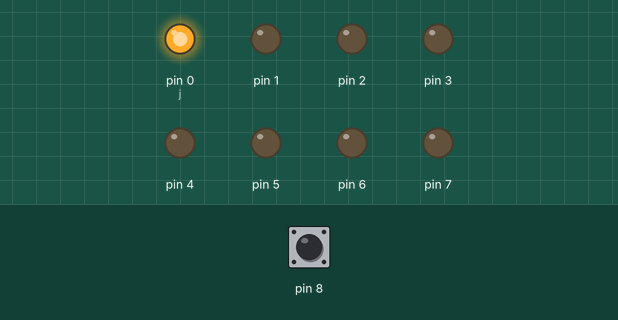
The sketch below on a simulated Arduino Uno, built with avr-gcc and run on an emulated ATmega328P. Parts: output pins drawn as LEDs (lit = HIGH). The test bench sets the inputs (shaded band); at power-on: pin 8 HIGH.

Above: at 1.2 s.
1.3 s: pin 8 pulled LOW for 0.15 s
At 4.3 s:
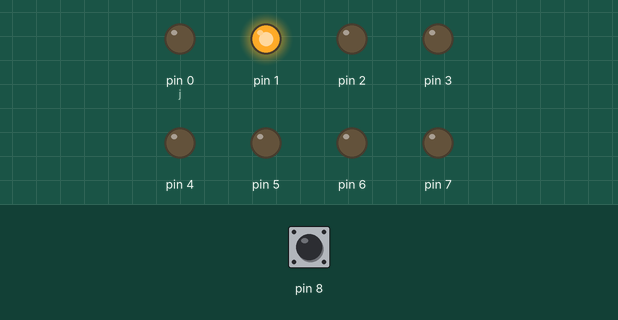
4.4 s: pin 8 pulled LOW for 1 s
At 7.8 s:
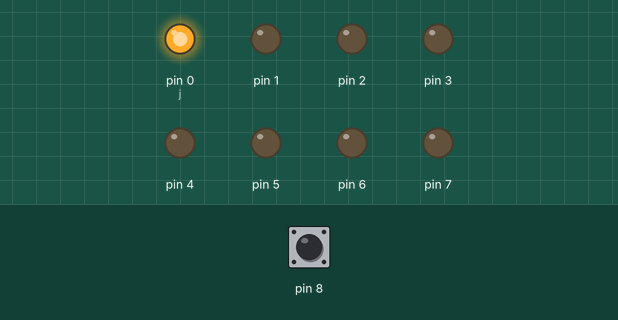
8.4 s: pin 8 pulled LOW for 3.2 s
At 13.8 s:
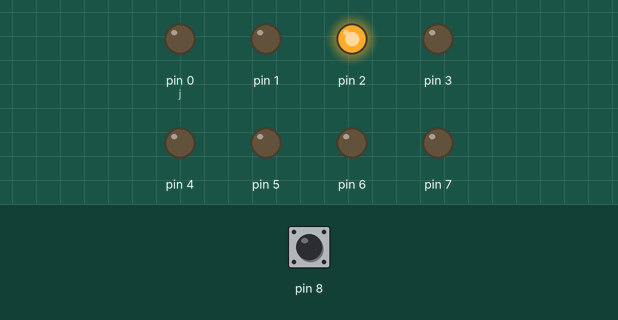
14.6 s: pin 8 pulled LOW for 0.15 s
At 17.4 s:
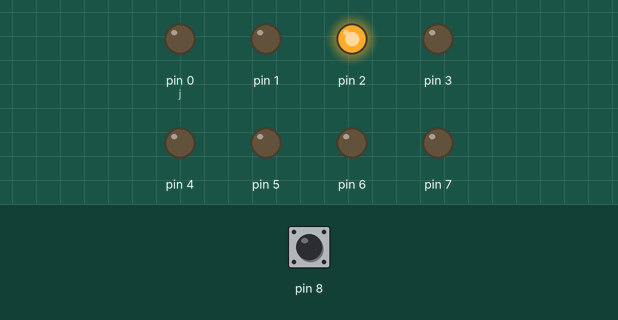
17.6 s: pin 8 pulled LOW for 0.15 s
At 18.8 s:
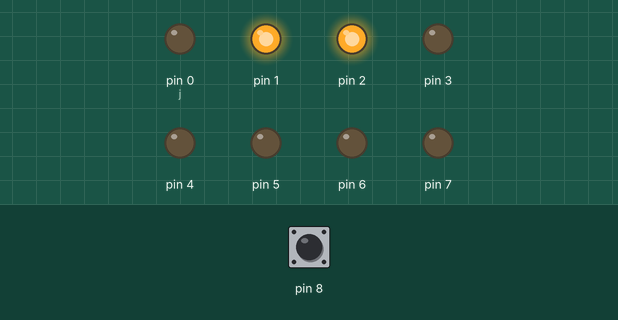
20.7 s: pin 8 pulsed LOW 5 times (0.12 s each, 0.3 s apart)
At 22.8 s:
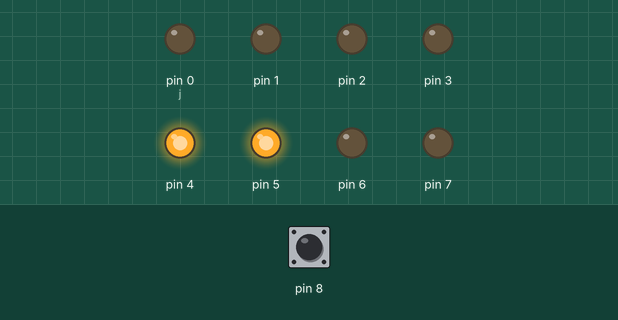
Timing chart, 0 to 34.5 s (numbered marks = the images above; inputs shaded):
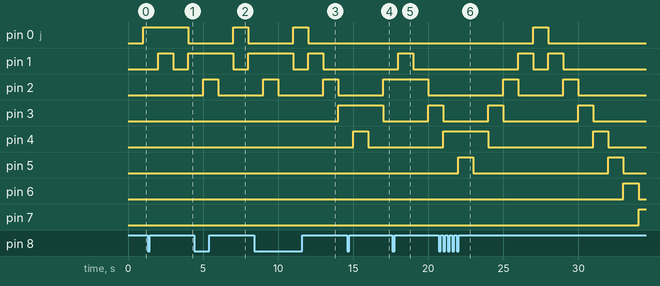

The sketch:

Kod2.ino
```cpp
#include <D:\Dysk_moje_Kuba\Arduino\arduino_timer-2.3.1\src\arduino-timer.h>
#include "PinChangeInterrupt.h"

auto timer = timer_create_default();


int t = 500, i = 0, j = 0, k = 0, a = -1, w = 0, s=0, b = 0, l = 0, sw3 = 0, r = 0, it = 1;
unsigned long licznik = 0;

//bool fn();
bool fn(){
  /*k = (i-it)%8;
  j = i%8;
  if(j == 7 || j == 0) it = -it;

  digitalWrite(j, HIGH);
  digitalWrite(k, LOW);
  i+=it;*/
  k = (i-a)%8;
  j = i%8;
  if(j == 7 || j == 0) a = -a;


  digitalWrite(j, HIGH);
  digitalWrite(k, LOW);

  i+=a;
  return true;
}

void wechsel(){
  /*if (s == 0) a = -a;
  s = 1;*/
//digitalWrite(6, HIGH);
a = -a;
}

void setup() {


  pinMode(0, OUTPUT);
  pinMode(1, OUTPUT);
  pinMode(2, OUTPUT);
  pinMode(3, OUTPUT);

  pinMode(4, OUTPUT);
  pinMode(5, OUTPUT);
  pinMode(6, OUTPUT);
  pinMode(7, OUTPUT);

  pinMode(8, INPUT_PULLUP);

  timer.every(1000, fn);

//attachInterrupt(digitalPinToInterrupt(4), wechsel, RISING);
attachPinChangeInterrupt(digitalPinToPinChangeInterrupt(8), wechsel, FALLING);
}


void loop() {

timer.tick();
/*if (s == 1){
  if (licznik == 200000) { //okolo 1s
    s = 0;
    digitalWrite(6, HIGH);
    licznik = 0;
  }
  licznik++;
  //delay(1000); s = 0;
}
*/

//delay(2000);
//digitalWrite(4, HIGH);

/*if (digitalRead(8) == LOW && s == 0) {
    s = 1;
    //a = -a;
    digitalWrite(2, HIGH);
    //delay(3000);
}*/

}
```

Measured:
- after the input at 1.3 s, pin 0 (j): HIGH → LOW after 2.7 s instead of 0.70 s; pin 2: stays LOW (without the input it goes to HIGH after 1.7 s); pin 3: stays LOW (without the input it goes to HIGH after 2.7 s)
- after the input at 4.4 s, pin 0 (j): LOW → HIGH after 2.6 s, → LOW 1.0 s later; pin 1: HIGH → LOW after 2.6 s instead of 0.60 s; pin 3: stays LOW (without the input it goes to HIGH after 1.6 s); pin 4: stays LOW (without the input it goes to HIGH after 2.6 s); pin 5: stays LOW (without the input it goes to HIGH after 3.6 s)
- after the input at 8.4 s, pin 0 (j): LOW → HIGH after 2.6 s, → LOW 1.0 s later; pin 1: HIGH → LOW after 2.6 s instead of 0.60 s; pin 4: stays LOW (without the input it goes to HIGH after 2.6 s); pin 5: stays LOW (without the input it goes to HIGH after 3.6 s); pin 6: stays LOW (without the input it goes to HIGH after 4.6 s)
- after the input at 14.6 s, pin 2: LOW → HIGH after 2.4 s; pin 3: HIGH → LOW after 2.4 s instead of 0.40 s; pin 5: stays LOW (without the input it goes to HIGH after 1.4 s); pin 6: stays LOW (without the input it goes to HIGH after 2.4 s)
- after the input at 17.6 s, pin 0 (j): stays LOW (without the input it goes to HIGH after 1.4 s); pin 1: goes on until 19.0 s, then stays LOW; pin 2: HIGH → LOW after 2.4 s instead of 0.40 s; pin 3: LOW → HIGH after 2.4 s
- after the input at 20.7 s, pin 5: LOW → HIGH after 11.3 s, → LOW 1.0 s later
